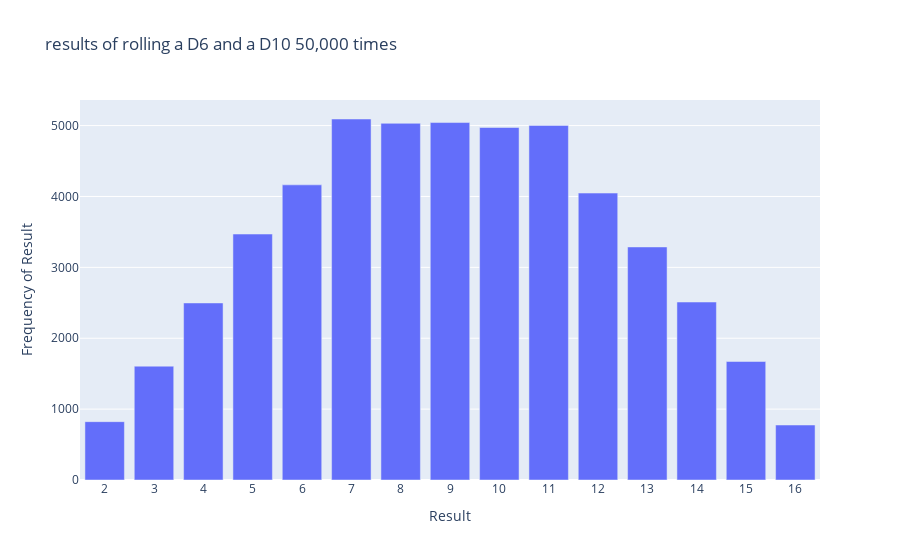

Write notebook code for a chart like this one.
### Code cell
title = "results of rolling a D6 and a D10 50,000 times"
labels = {'x':'Result', 'y':'Frequency of Result'}
fig = px.bar(x=poss_results, y=frequencies, title=title, labels=labels )

fig.update_layout(xaxis_dtick=1)
fig.show()
# fig.write_html('./HTML/dice_visual_d6d10.html')

### Figure 1 — Plotly figure (JSON) as saved in the notebook; plotly's stock layout.template omitted (floating-point values rounded to 4 significant figures)
{"data": [{"hovertemplate": "Result=%{x}<br>Frequency of Result=%{y}<extra></extra>", "legendgroup": "", "marker": {"color": "#636efa", "pattern": {"shape": ""}}, "name": "", "orientation": "v", "showlegend": false, "textposition": "auto", "x": [2, 3, 4, 5, 6, 7, 8, 9, 10, 11, 12, 13, 14, 15, 16], "xaxis": "x", "y": [823, 1606, 2498, 3470, 4164, 5093, 5032, 5043, 4973, 5003, 4048, 3288, 2511, 1672, 776], "yaxis": "y", "type": "bar"}], "layout": {"xaxis": {"anchor": "y", "domain": [0.0, 1.0], "title": {"text": "Result"}, "dtick": 1}, "yaxis": {"anchor": "x", "domain": [0.0, 1.0], "title": {"text": "Frequency of Result"}}, "legend": {"tracegroupgap": 0}, "title": {"text": "results of rolling a D6 and a D10 50,000 times"}, "barmode": "relative"}}
